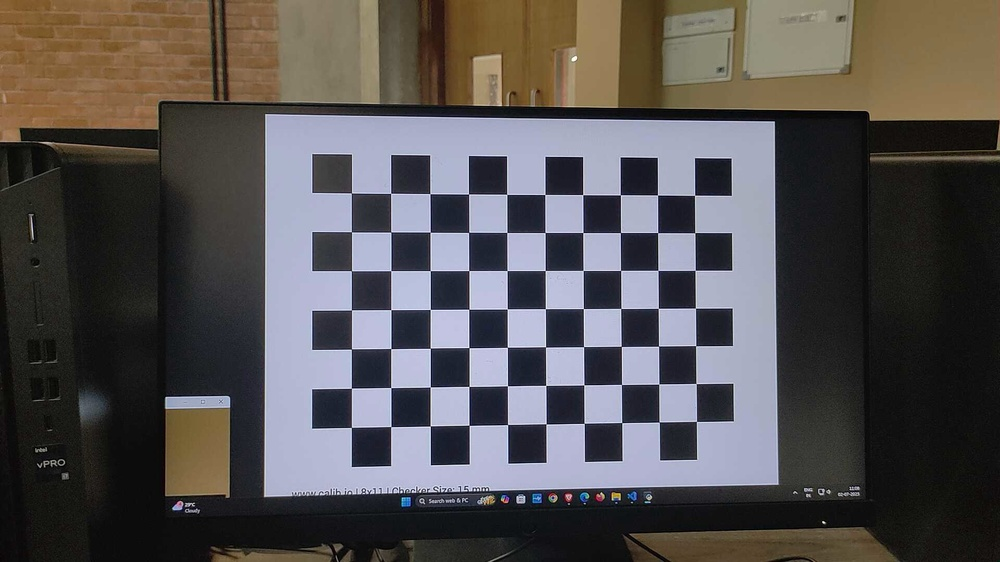
#> input picture IMU_AprilTag for LSTM/captured_images/img_0.jpg, 1000 x 562 px, shrunk from 1920 x 1080 before the run; its folder holds only this picture in this run
$ python Camera_calibration.py
#> lines starting #> are read from the running program, lines starting #| are printed output that depends on the picture; after the words box and inside, x2 and y2 are one past the last pixel; in counts of white or black regions, pixels touching at a corner belong together
import cv2
import numpy as np
import glob
import os

# === Calibration Settings ===
CHECKERBOARD = (10, 7)  # Inner corners (columns - 1, rows - 1)
square_size = 15  # mm

# === Prepare object points ===
objp = np.zeros((CHECKERBOARD[0] * CHECKERBOARD[1], 3), np.float32)
objp[:, :2] = np.mgrid[0:CHECKERBOARD[0], 0:CHECKERBOARD[1]].T.reshape(-1, 2)
objp *= square_size

objpoints = []  # 3D real-world points
imgpoints = []  # 2D image points

# === Load Images ===
image_folder = 'captured_images'  # Ensure this folder exists
images = glob.glob(os.path.join(image_folder, '*.jpg'))

if not images:
    print("No calibration images found.")
    exit()

for fname in images:
    img = cv2.imread(fname)
#> img is the input picture: shape (562, 1000, 3); mean B, G, R 81, 81.3, 84.9
    if img is None:
        print(f"Could not read image: {fname}")
        continue

    gray = cv2.cvtColor(img, cv2.COLOR_BGR2GRAY)
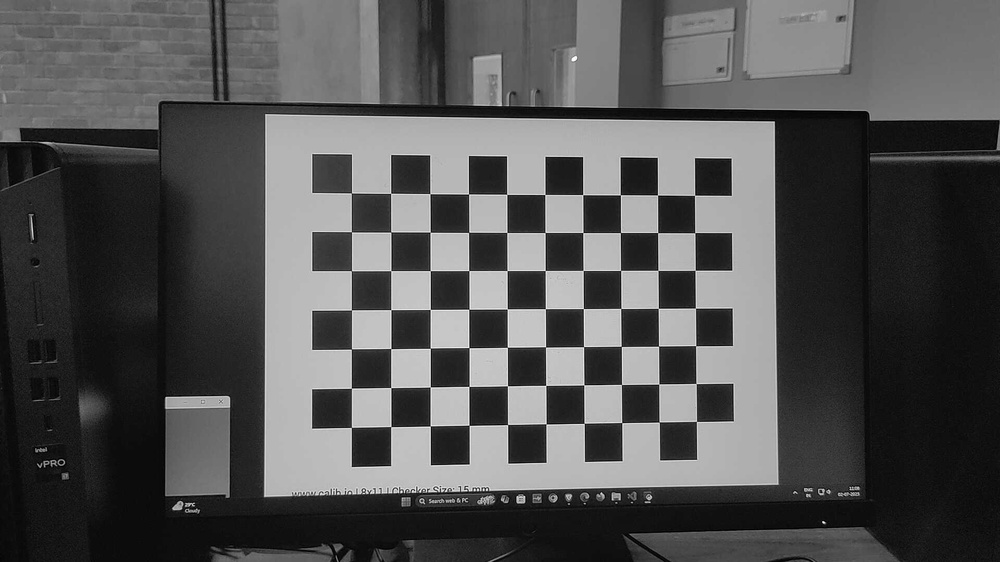
#> gray: shape (562, 1000); min 0, max 254, mean 82.3

    # === Find corners with robust flags ===
    ret, corners = cv2.findChessboardCorners(
        gray,
        CHECKERBOARD,
        cv2.CALIB_CB_ADAPTIVE_THRESH + cv2.CALIB_CB_NORMALIZE_IMAGE
    )
#> ret = True; corners = 70 rows, first 8: [351.4, 192.9], [390.7, 193.3], [430, 193.7], [468.6, 194], [506.7, 194.4], [544.9, 194.5], [582.7, 194.6], [620.4, 194.8]

    if ret:
        corners_sub = cv2.cornerSubPix(
            gray,
            corners,
            (11, 11),
            (-1, -1),
            (cv2.TERM_CRITERIA_EPS + cv2.TERM_CRITERIA_MAX_ITER, 30, 0.001)
        )
#> corners_sub = 70 rows, first 8: [351.4, 192.9], [390.7, 193.3], [429.9, 193.6], [468.5, 194], [506.7, 194.4], [544.9, 194.5], [582.7, 194.6], [620.4, 194.8]
        objpoints.append(objp)
        imgpoints.append(corners_sub)

        cv2.drawChessboardCorners(img, CHECKERBOARD, corners_sub, ret)
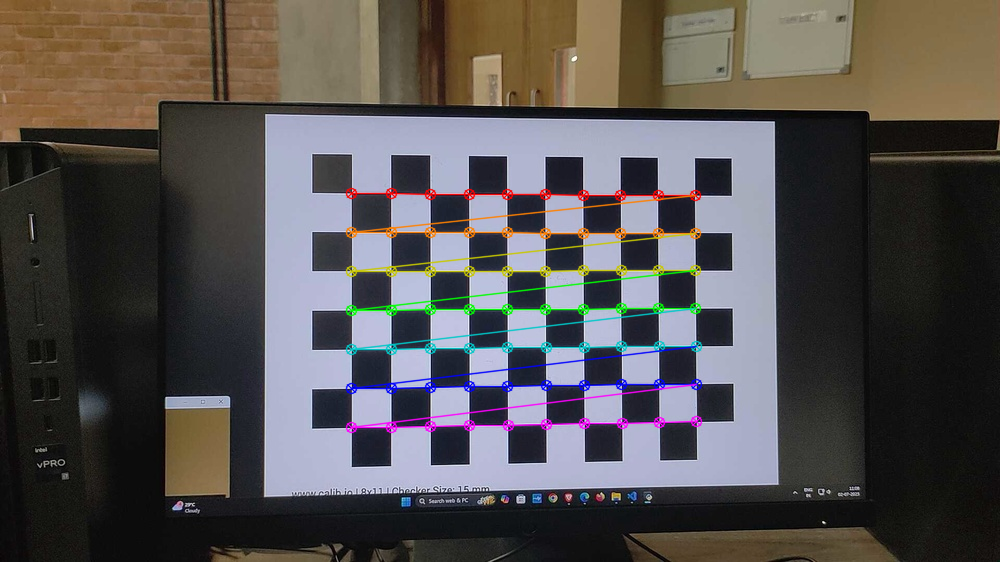
#> img: shape (562, 1000, 3); 3.34% of pixels changed, all inside (x1, y1, x2, y2) = (345, 187, 703, 434)
        cv2.imshow('Corners Detected', img)
        cv2.waitKey(100)
    else:
        print(f"Warning: Corners not detected in {fname}")

cv2.destroyAllWindows()

# === Camera Calibration ===
if len(objpoints) < 5:
    print("Not enough valid images with corners detected. Calibration aborted.")
    exit()
#> (the program exits here)

$ run again, on IMU_AprilTag for LSTM/captured_images/img_12.jpg
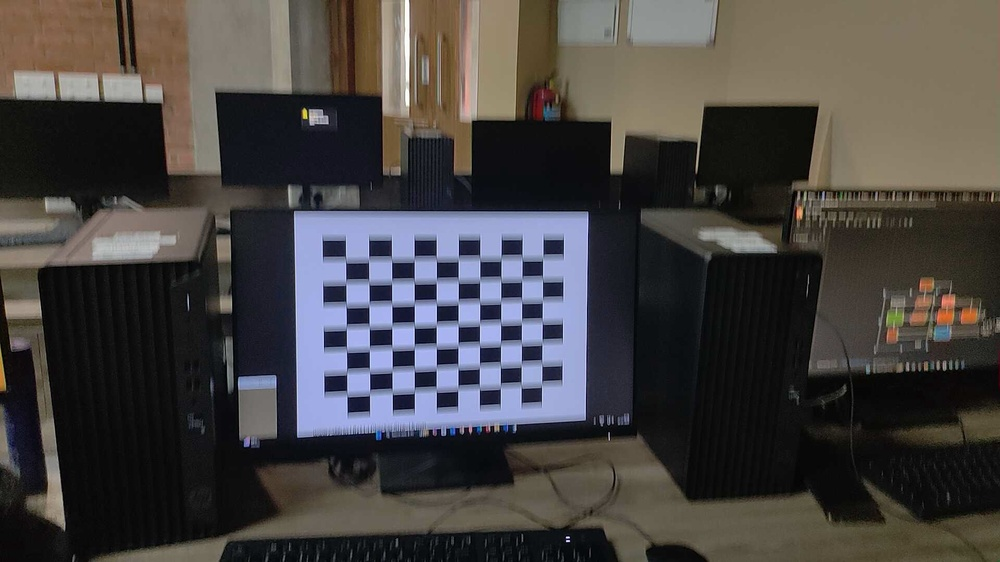
#> input picture IMU_AprilTag for LSTM/captured_images/img_12.jpg, 1000 x 562 px, shrunk from 1920 x 1080 before the run
#> img is the input picture: shape (562, 1000, 3); mean B, G, R 65.5, 66.8, 70
#> `gray = cv2.cvtColor(img, cv2.COLOR_BGR2GRAY)`:
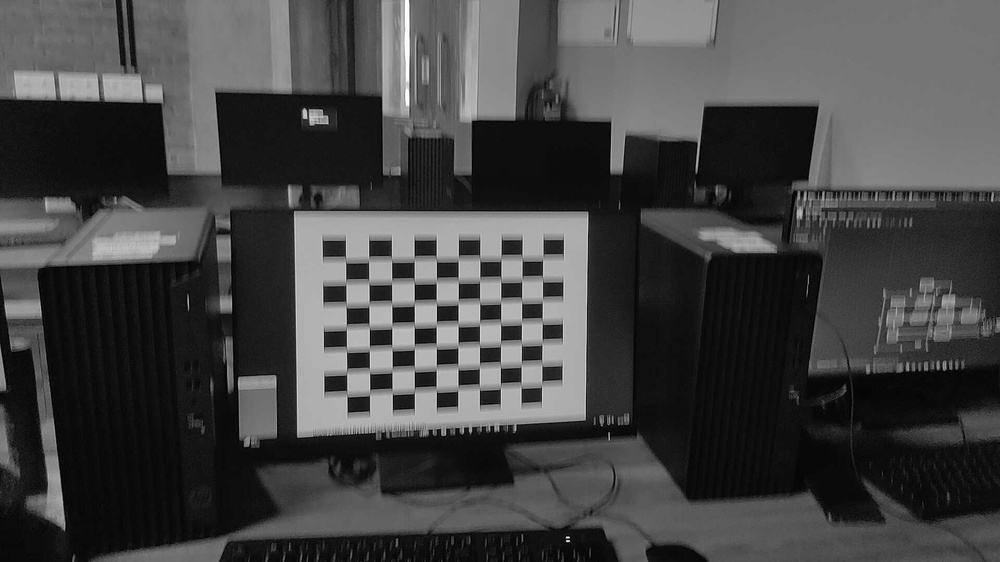
#> gray: shape (562, 1000); min 0, max 255, mean 67.6
#> ret = True; corners = 70 rows, first 8: [345.5, 259.5], [368.5, 259], [391.5, 259.5], [414, 259], [436.5, 257.5], [458, 259], [480.5, 258], [501.5, 258.5]
#> corners_sub = 70 rows, first 8: [345.6, 259.7], [368.6, 259.4], [391.5, 259.3], [414.2, 258.9], [436.3, 258.7], [458.3, 258.5], [479.8, 258.4], [501, 258]
#> `cv2.drawChessboardCorners(img, CHECKERBOARD, corners_sub, ret)`:
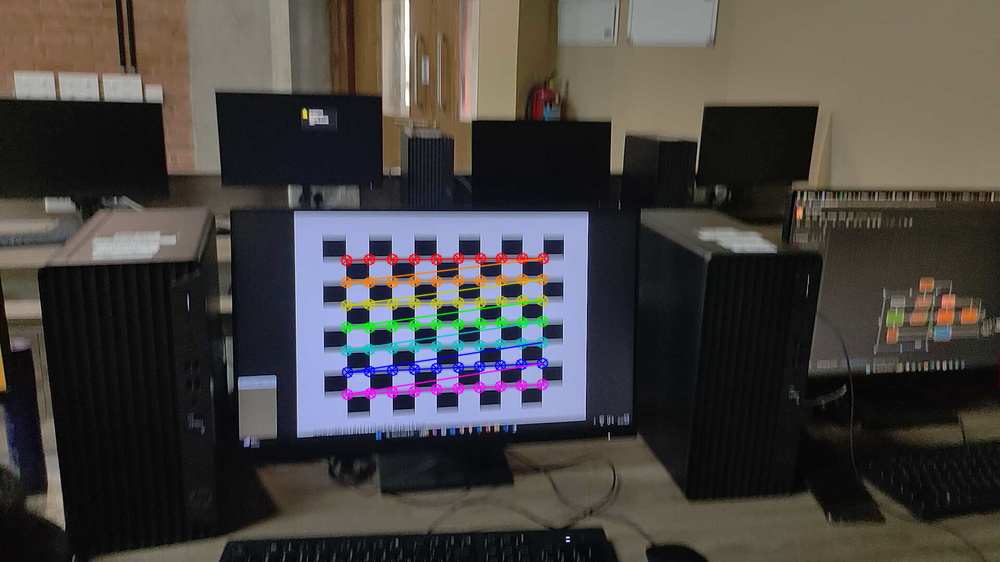
#> img: shape (562, 1000, 3); 2.25% of pixels changed, all inside (x1, y1, x2, y2) = (340, 252, 550, 401)

$ run again, on IMU_AprilTag for LSTM/captured_images/img_13.jpg
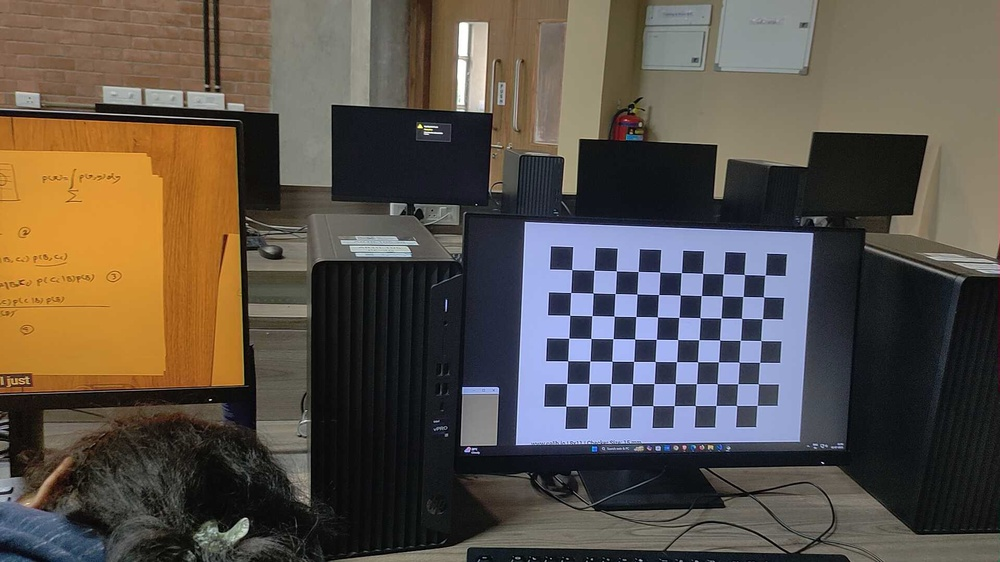
#> input picture IMU_AprilTag for LSTM/captured_images/img_13.jpg, 1000 x 562 px, shrunk from 1920 x 1080 before the run
#> img is the input picture: shape (562, 1000, 3); mean B, G, R 73.3, 82.5, 91.3
#> `gray = cv2.cvtColor(img, cv2.COLOR_BGR2GRAY)`:
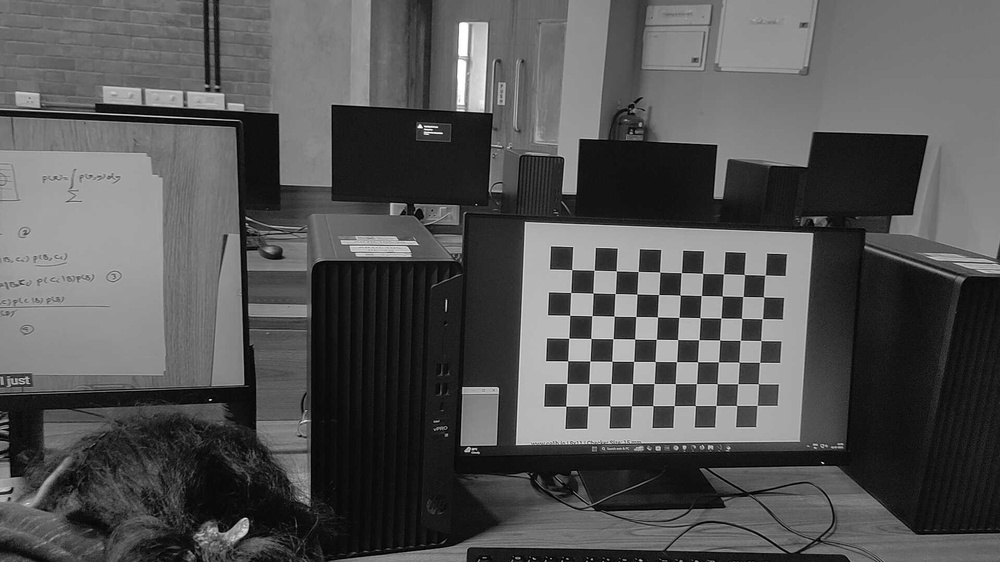
#> gray: shape (562, 1000); min 0, max 255, mean 84.1
#> ret = True; corners = 70 rows, first 8: [571.8, 269.6], [594.1, 270.3], [616.3, 270.9], [638.2, 271.4], [659.7, 272.2], [681.4, 272.6], [702.6, 273.4], [723.5, 273.9]
#> corners_sub = 70 rows, first 8: [571.7, 269.6], [594.1, 270.3], [616.3, 270.8], [638.2, 271.5], [659.7, 272], [681.3, 272.6], [702.6, 273.4], [723.5, 273.8]
#> `cv2.drawChessboardCorners(img, CHECKERBOARD, corners_sub, ret)`:
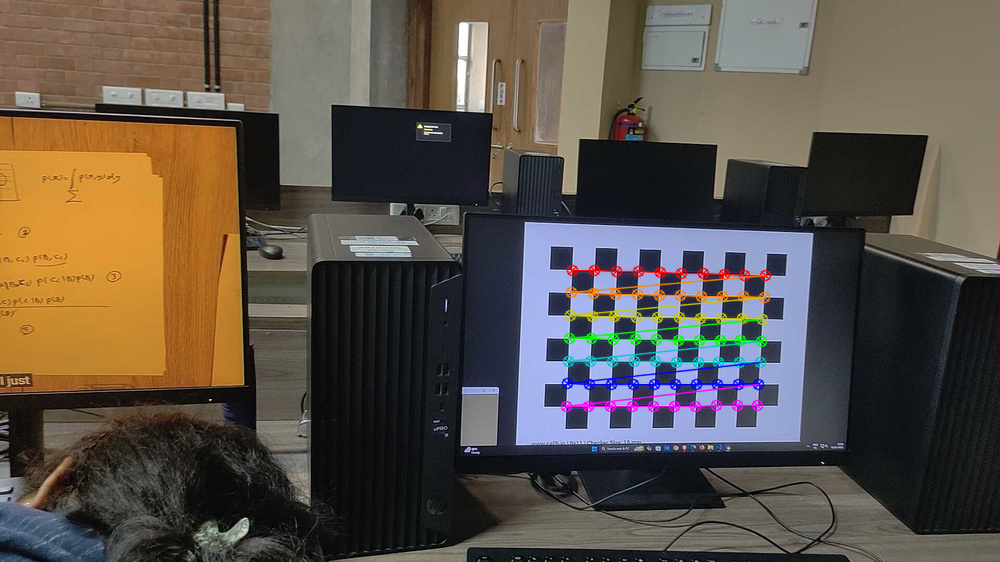
#> img: shape (562, 1000, 3); 2.23% of pixels changed, all inside (x1, y1, x2, y2) = (560, 264, 772, 413)

$ run again, on IMU_AprilTag for LSTM/captured_images/img_14.jpg
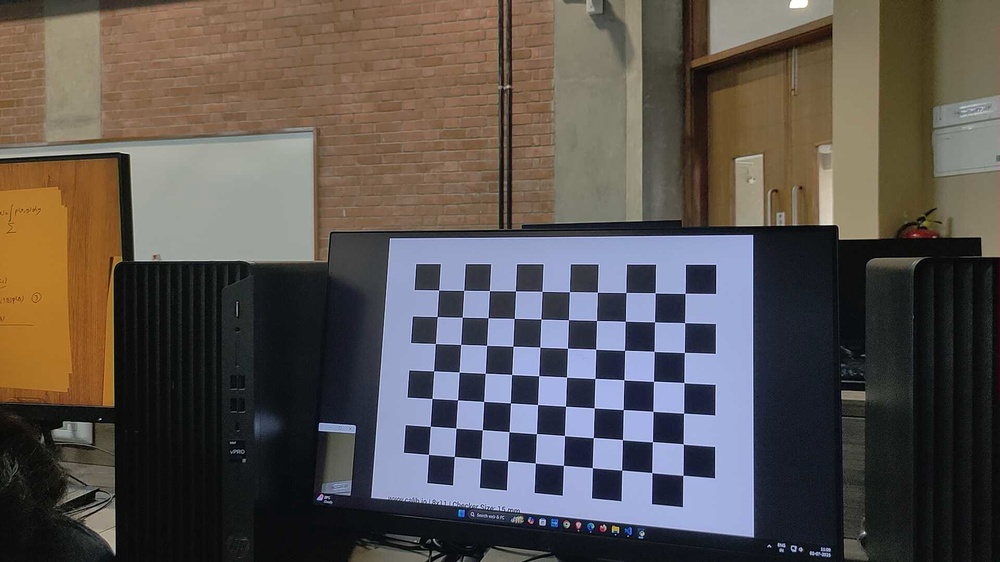
#> input picture IMU_AprilTag for LSTM/captured_images/img_14.jpg, 1000 x 562 px, shrunk from 1920 x 1080 before the run
#> img is the input picture: shape (562, 1000, 3); mean B, G, R 79.5, 83.3, 89.6
#> `gray = cv2.cvtColor(img, cv2.COLOR_BGR2GRAY)`:
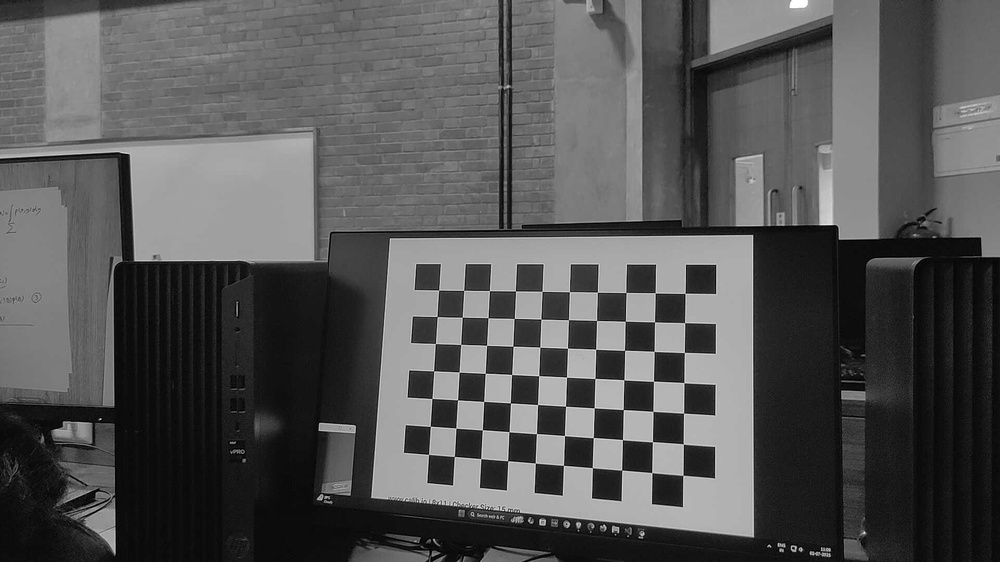
#> gray: shape (562, 1000); min 0, max 255, mean 84.8
#> ret = True; corners = 70 rows, first 8: [438.7, 290.1], [463.7, 290.3], [489.4, 290.6], [515.5, 291], [542.1, 291.4], [569.4, 291.6], [597.4, 292.1], [626, 292.5]
#> corners_sub = 70 rows, first 8: [438.6, 290], [463.7, 290.3], [489.4, 290.6], [515.5, 290.9], [542.1, 291.4], [569.4, 291.6], [597.4, 292.2], [626, 292.5]
#> `cv2.drawChessboardCorners(img, CHECKERBOARD, corners_sub, ret)`:
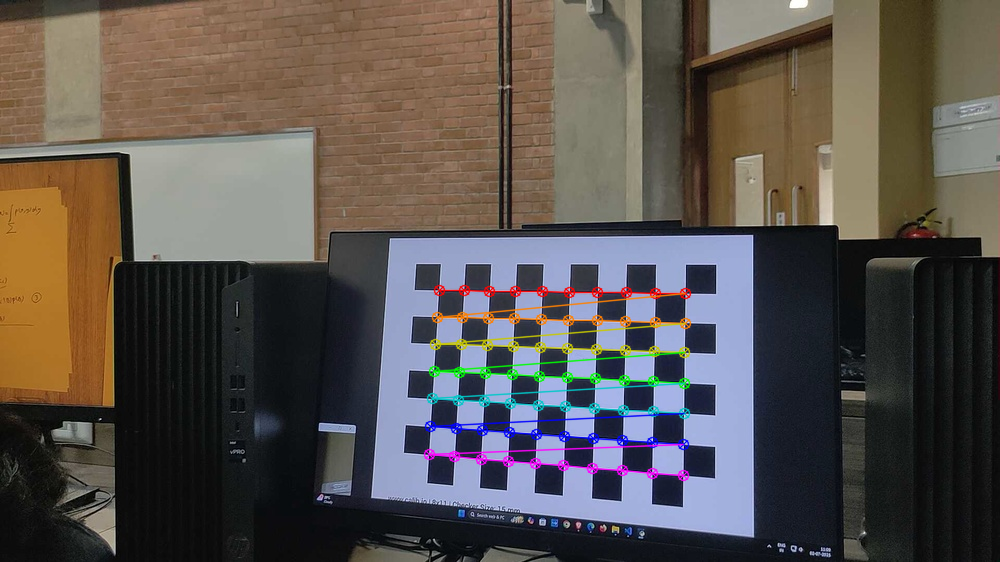
#> img: shape (562, 1000, 3); 2.66% of pixels changed, all inside (x1, y1, x2, y2) = (423, 284, 692, 482)

$ run again, on IMU_AprilTag for LSTM/captured_images/img_1.jpg
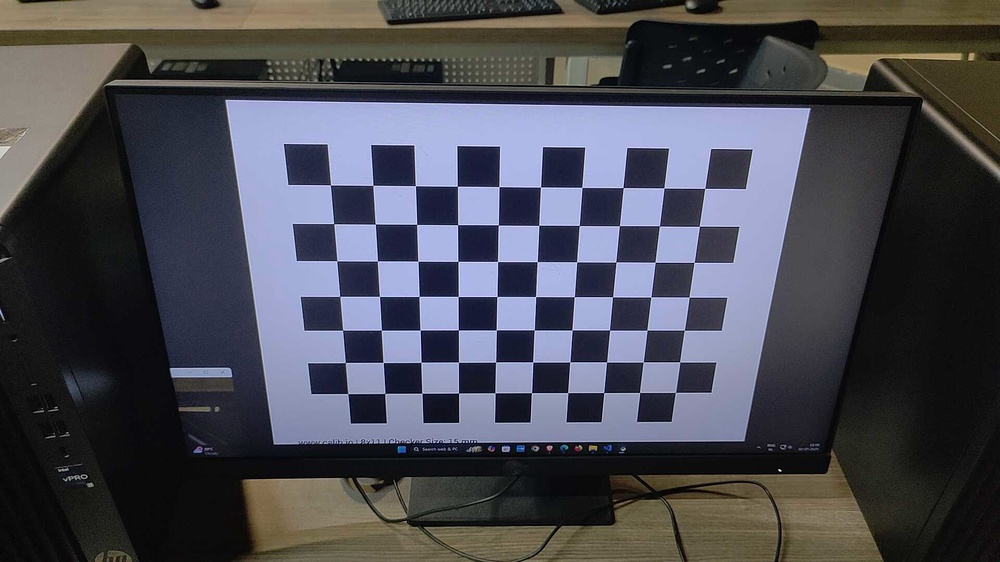
#> input picture IMU_AprilTag for LSTM/captured_images/img_1.jpg, 1000 x 562 px, shrunk from 1920 x 1080 before the run
#> img is the input picture: shape (562, 1000, 3); mean B, G, R 82, 73.8, 73.3
#> `gray = cv2.cvtColor(img, cv2.COLOR_BGR2GRAY)`:
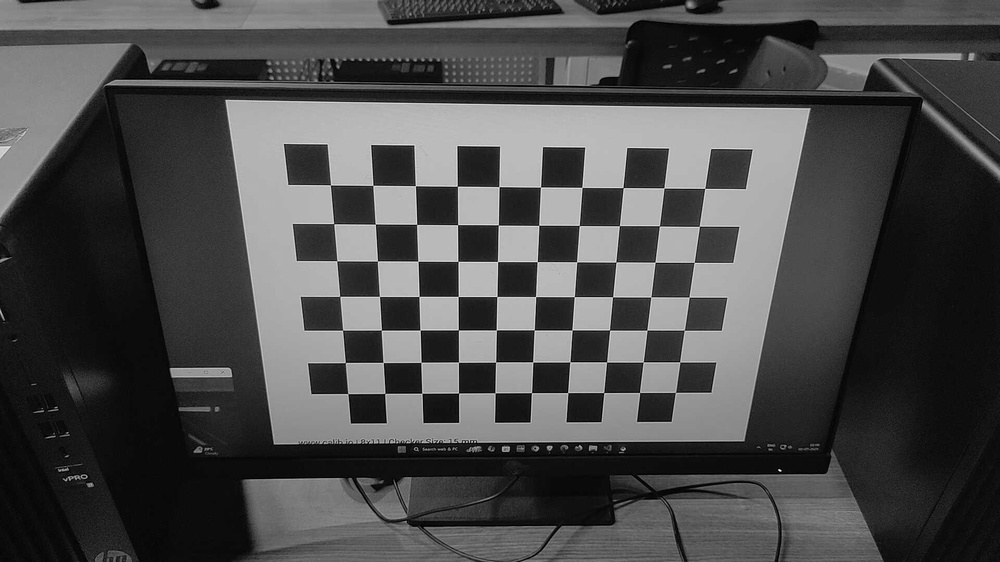
#> gray: shape (562, 1000); min 0, max 255, mean 74.6
#> ret = True; corners = 70 rows, first 8: [330.4, 185], [373, 185.3], [415.4, 185.7], [457.4, 186.2], [499, 186.6], [540.5, 187], [581.9, 187.4], [623, 187.6]
#> corners_sub = 70 rows, first 8: [330.4, 184.9], [372.9, 185.4], [415.4, 185.7], [457.4, 186.3], [498.9, 186.6], [540.5, 187], [581.9, 187.4], [623.1, 187.6]
#> `cv2.drawChessboardCorners(img, CHECKERBOARD, corners_sub, ret)`:
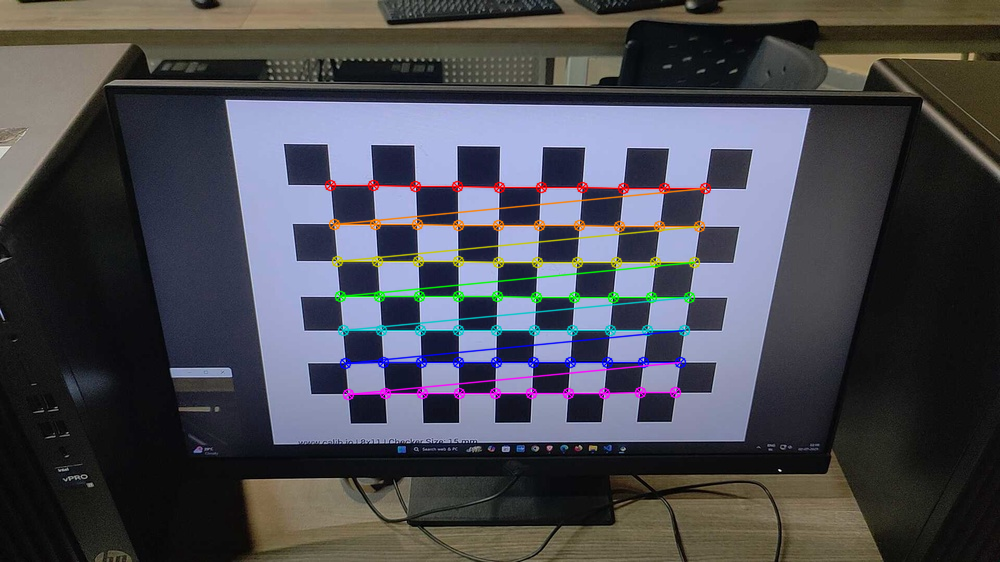
#> img: shape (562, 1000, 3); 3.34% of pixels changed, all inside (x1, y1, x2, y2) = (324, 179, 712, 401)
